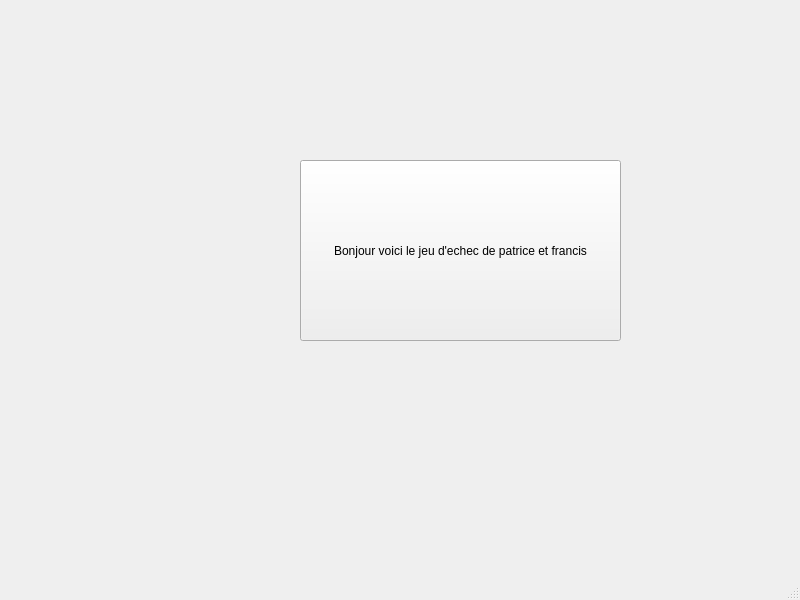
<?xml version="1.0" encoding="UTF-8"?>
<ui version="4.0">
 <class>NouvellePartie</class>
 <widget class="QMainWindow" name="NouvellePartie">
  <property name="geometry">
   <rect>
    <x>0</x>
    <y>0</y>
    <width>800</width>
    <height>600</height>
   </rect>
  </property>
  <property name="windowTitle">
   <string>MainWindow</string>
  </property>
  <widget class="QWidget" name="centralwidget">
   <widget class="QPushButton" name="start">
    <property name="geometry">
     <rect>
      <x>300</x>
      <y>160</y>
      <width>321</width>
      <height>181</height>
     </rect>
    </property>
    <property name="text">
     <string>Bonjour voici le jeu d'echec de patrice et francis</string>
    </property>
   </widget>
  </widget>
  <widget class="QMenuBar" name="menubar">
   <property name="geometry">
    <rect>
     <x>0</x>
     <y>0</y>
     <width>800</width>
     <height>21</height>
    </rect>
   </property>
  </widget>
  <widget class="QStatusBar" name="statusbar"/>
 </widget>
 <resources/>
 <connections/>
</ui>
